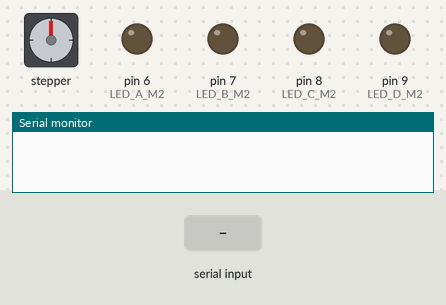
Bench run of a sketch on a simulated Arduino Uno, built with avr-gcc and run on an emulated ATmega328P. Parts: stepper motor, output pins drawn as LEDs (lit = HIGH), the last lines printed to the serial monitor. Wiring (inferred from the names in the program): stepper motor (2048 steps per turn assumed): coils pin 2, pin 3, pin 4, pin 5. The test bench sets the inputs (shaded band). Pins used as bus, display or sensor lines are not drawn.

Above: at 1.2 s.
1.3 s: "5\n" received over Serial
At 3.9 s:
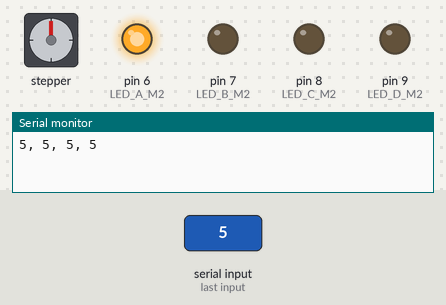
4.3 s: "1,90\n" received over Serial
At 5.4 s:
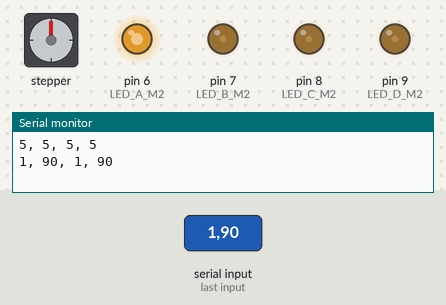
Timing chart, 0 to 7.3 s (numbered marks = the images above; inputs shaded):
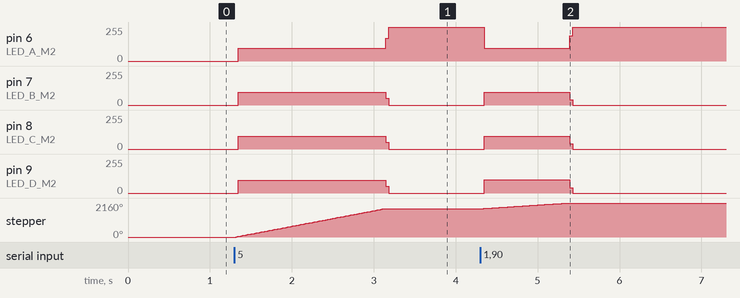

Measured:
- after the input at 1.3 s, pin 6 (LED_A_M2): 0/255 → 96/255 at once, → 255/255 1.8 s later; pin 7 (LED_B_M2): 0/255 → 97/255 at once, → 0/255 1.8 s later; pin 8 (LED_C_M2), pin 9 (LED_D_M2): 0/255 → 96/255 at once, → 0/255 1.8 s later; stepper: turns 1800° clockwise in 1.8 s, starting at once
- after the input at 4.3 s, pin 6 (LED_A_M2): 255/255 → 95/255 after 0.05 s, → 255/255 1.0 s later; pin 7 (LED_B_M2): 0/255 → 97/255 after 0.05 s, → 0/255 1.0 s later

The sketch:

6_motor_paso_a_paso.ino
```cpp
// Definir pines para los leds del motor 1
#define LED_A_M1 2
#define LED_B_M1 3
#define LED_C_M1 4
#define LED_D_M1 5

// Definir pines para los leds del motor 2
#define LED_A_M2 6
#define LED_B_M2 7
#define LED_C_M2 8
#define LED_D_M2 9

// Variables para almacenar parámetros recibidos por Serial
int vueltasM1 = 0;
int speedM1 = 0;
int vueltasM2 = 0;
int speedM2 = 0;

// Número de pasos por vuelta del motor (ajusta según el motor que utilices)
const int stepsPerRevolution = 4096;

// Secuencia de activación de las leds para motor 1 y 2
int stepSequence[8][4] = {
  {HIGH, LOW,  LOW,  LOW },  // A
  {HIGH, HIGH, LOW,  LOW },  // AB
  {LOW,  HIGH, LOW,  LOW },  // B
  {LOW,  HIGH, HIGH, LOW },  // BC
  {LOW,  LOW,  HIGH, LOW },  // C
  {LOW,  LOW,  HIGH, HIGH},  // CD
  {LOW,  LOW,  LOW,  HIGH},  // D
  {HIGH, LOW,  LOW,  HIGH}   // DA
};

void setup() {
  // Configurar pines de los leds como salidas para motor 1
  pinMode(LED_A_M1, OUTPUT);
  pinMode(LED_B_M1, OUTPUT);
  pinMode(LED_C_M1, OUTPUT);
  pinMode(LED_D_M1, OUTPUT);

  // Configurar pines de los leds como salidas para motor 2
  pinMode(LED_A_M2, OUTPUT);
  pinMode(LED_B_M2, OUTPUT);
  pinMode(LED_C_M2, OUTPUT);
  pinMode(LED_D_M2, OUTPUT);

  // Inicializar comunicación serial
  Serial.begin(9600);
}

void loop() {
  // Revisar si hay datos disponibles en el puerto serial
  if (Serial.available() > 0) {
    // Leer la trama serial
    String input = Serial.readStringUntil('\n');
    input.trim();

    // Separar los valores recibidos en la trama
    int index1 = input.indexOf(',');
    int index2 = input.indexOf(',', index1 + 1);
    int index3 = input.indexOf(',', index2 + 1);

    // Convertir los valores a enteros
    vueltasM1 = input.substring(0, index1).toInt();
    speedM1 = input.substring(index1 + 1, index2).toInt();
    vueltasM2 = input.substring(index2 + 1, index3).toInt();
    speedM2 = input.substring(index3 + 1).toInt();

    // Calcular el número de pasos a realizar
    int stepsM1 = vueltasM1 * stepsPerRevolution;
    int stepsM2 = vueltasM2 * stepsPerRevolution;

    Serial.println(String(vueltasM1) + ", " + String(speedM1) + ", " + String(vueltasM2) + ", " + String(speedM2));

    // Mover ambos motores simultáneamente
    for (int i = 0; i < max(stepsM1, stepsM2); i++) {
      if (i < stepsM1) {
        moveMotor(LED_A_M1, LED_B_M1, LED_C_M1, LED_D_M1, speedM1);
      }
      if (i < stepsM2) {
        moveMotor(LED_A_M2, LED_B_M2, LED_C_M2, LED_D_M2, speedM2);
      }
    }
  }
}

void moveMotor(int ledA, int ledB, int ledC, int ledD, int speed) {
  static int stepIndexM1 = 0;
  static int stepIndexM2 = 0;

  // Mover motor 1
  if (ledA == LED_A_M1) {
    stepIndexM1 = (stepIndexM1 + 1) % 8;
    if (stepIndexM1 < 0) stepIndexM1 += 8;
    digitalWrite(ledA, stepSequence[stepIndexM1][0]);
    digitalWrite(ledB, stepSequence[stepIndexM1][1]);
    digitalWrite(ledC, stepSequence[stepIndexM1][2]);
    digitalWrite(ledD, stepSequence[stepIndexM1][3]);
    delayMicroseconds(speed);
  }

  // Mover motor 2
  if (ledA == LED_A_M2) {
    stepIndexM2 = (stepIndexM2 - 1) % 8;
    if (stepIndexM2 < 0) stepIndexM2 += 8;
    digitalWrite(ledA, stepSequence[stepIndexM2][0]);
    digitalWrite(ledB, stepSequence[stepIndexM2][1]);
    digitalWrite(ledC, stepSequence[stepIndexM2][2]);
    digitalWrite(ledD, stepSequence[stepIndexM2][3]);
    delayMicroseconds(speed);
  }
}
```
